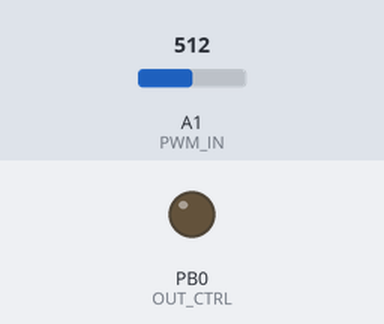
Bench run of a sketch on a simulated ATtiny85, built with avr-gcc and run on an emulated ATtiny85. Parts: output pins drawn as LEDs (lit = HIGH). Inputs (shaded band) come from the test bench; at power-on: A1 (PWM_IN) = 512. Sleep ends after the set time or at an interrupt.

Above: at 1.2 s.
1.3 s: A1 (PWM_IN) set to 710
2.8 s: A1 (PWM_IN) set to 740
At 3.4 s:
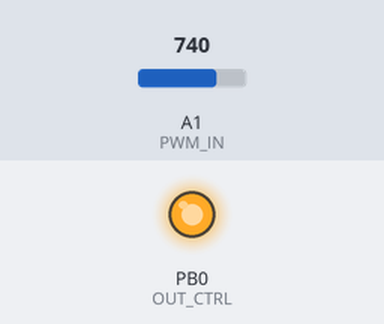
4.3 s: A1 (PWM_IN) set to 696
5.8 s: A1 (PWM_IN) set to 676
At 6.5 s:
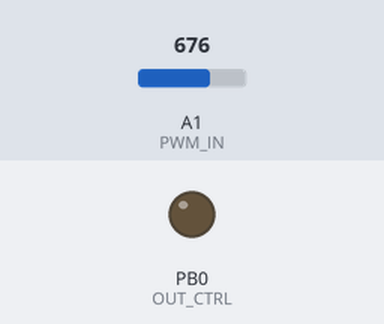
7.6 s: A1 (PWM_IN) set to 900
At 8.4 s:
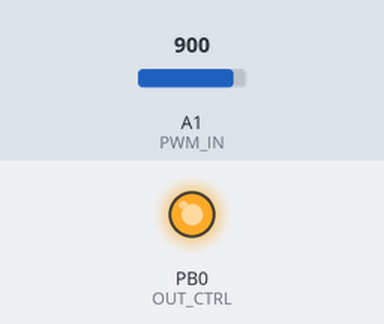
Timing chart, 0 to 10.1 s (numbered marks = the images above; inputs shaded):
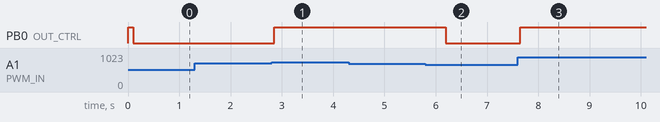

Measured:
- the behaviour switches between 724 and 725 on A1 (PWM_IN) (found by bisection; images 0 and 1)
- the behaviour switches between 685 and 684 on A1 (PWM_IN) (found by bisection; images 1 and 2)
- after the input at 1.3 s, every drawn part: stays the same
- after the input at 2.8 s, PB0 (OUT_CTRL): LOW → HIGH after 0.05 s
- after the input at 4.3 s, every drawn part: stays the same
- after the input at 5.8 s, PB0 (OUT_CTRL): HIGH → LOW after 0.40 s
- after the input at 7.6 s, PB0 (OUT_CTRL): LOW → HIGH after 0.05 s

The sketch:

PWM_V1_5_1.ino
```cpp
/*
 * ============================================================================
 * CIRCUIT PWM µC V1.5.1 - ATtiny85
 * ============================================================================
 *
 * Description:
 *   Conditionneur PWM automobile 108Hz pour jauge Innovate Motorsports
 *   Convertit signal PWM 0-12V en sortie binaire 0V/12V avec hystérésis
 *
 * Hardware:
 *   - MCU: ATtiny85-20SU (SOIC-8, 8MHz interne)
 *   - Alim: Régulateur 5V depuis 12V batterie
 *   - Input: Filtrage RC double étage (-76dB) + diviseur 50% + ADC
 *   - Output: Driver BS170 → P-MOSFET FQP27P06 haut-côté
 *   - Protection: TVS, PTC, ferrite EMI, clamps ESD
 *
 * Pins ATtiny85:
 *   - Pin 7 (PB2/ADC1): Lecture PWM filtré
 *   - Pin 5 (PB0): Commande gate BS170
 *   - Pin 8 (Vcc): +5V régulé
 *   - Pin 4 (GND): Masse
 *
 * Logique P-MOSFET:
 *   - OUT_CTRL HIGH → BS170 OFF → FQP27P06 gate pull-up → Vgs=0V → OFF
 *   - OUT_CTRL LOW  → BS170 ON  → FQP27P06 gate GND   → Vgs=-12V → ON
 *
 * Config Arduino IDE:
 *   - Board: ATtiny25/45/85 (ATTinyCore)
 *   - Clock: 8 MHz Internal
 *   - BOD: Disabled
 *   - Programmer: USBasp
 *
 * ============================================================================
 */

// ============================================================================
// FIRMWARE VERSION & BUILD INFO
// ============================================================================

#define FW_VERSION      "1.5.1"
#define FW_DATE         "2025-11-13"
#define FW_TIME         "21:11"
#define FW_AUTHOR       "mmmprod"
#define HW_REVISION     "V1.5"

// Changelog V1.5.1 (2025-11-13):
//   - ✅ Latence optimisée: 10 samples actif (55ms) vs 12 (65ms)
//   - ✅ Veille optimisée: 2 samples (10ms) vs 3 (15ms)
//   - ✅ readFilteredADC: évite delay après dernier sample
//   - ✅ Ajout métadonnées version pour traçabilité firmware
//   - ✅ Total latence pire cas: 65ms (vs 80ms en V1.5.0)

// ============================================================================
// INCLUDES
// ============================================================================

#include <avr/sleep.h>
#include <avr/wdt.h>

// ============================================================================
// CONFIGURATION PINS
// ============================================================================

#define PWM_IN      A1  // Pin 7 ATtiny85 (PB2/ADC1)
#define OUT_CTRL    0   // Pin 5 ATtiny85 (PB0)

// ============================================================================
// SEUILS ADC (10-bit, Vref 5V, diviseur 50%)
// ============================================================================

#define SEUIL_BAS   291   // 2,84V PWM
#define SEUIL_HAUT  704   // 6,88V PWM
#define HYSTERESIS  20    // 200mV hystérésis

// Seuils avec hystérésis
#define SEUIL_BAS_ON   (SEUIL_BAS + HYSTERESIS)   // 311 (montée ON)
#define SEUIL_BAS_OFF  (SEUIL_BAS - HYSTERESIS)   // 271 (descente OFF)
#define SEUIL_HAUT_ON  (SEUIL_HAUT - HYSTERESIS)  // 684 (montée ON)
#define SEUIL_HAUT_OFF (SEUIL_HAUT + HYSTERESIS)  // 724 (descente OFF)

// Fenêtre activation: [311, 684]
// Fenêtre désactivation: <271 OU >724

// ============================================================================
// PARAMÈTRES MOYENNAGE
// ============================================================================

#define NB_SAMPLES_ACTIF  10  // Moyennage mode actif (55ms @ 5ms/sample)
#define NB_SAMPLES_VEILLE 2   // Détection rapide mode veille (10ms)
#define DELAY_SAMPLE      5   // Délai entre samples ADC (ms)

// ============================================================================
// VARIABLES GLOBALES
// ============================================================================

bool outputState = false;  // État sortie: false=OFF, true=ON

// ============================================================================
// ISR WATCHDOG
// ============================================================================

ISR(WDT_vect) {
  // ISR vide: réveil uniquement, pas de reset
}

// ============================================================================
// LECTURE ADC FILTRÉE
// ============================================================================

uint16_t readFilteredADC(uint8_t samples) {
  uint32_t sum = 0;

  for (uint8_t i = 0; i < samples; i++) {
    sum += analogRead(PWM_IN);
    if (i < samples - 1) delay(DELAY_SAMPLE);  // Évite delay après dernier
  }

  return sum / samples;
}

// ============================================================================
// SLEEP MODE
// ============================================================================

void enterSleepMode() {
  set_sleep_mode(SLEEP_MODE_PWR_DOWN);
  sleep_enable();
  sleep_cpu();  // Réveil automatique par watchdog 500ms
  sleep_disable();
}

// ============================================================================
// SETUP
// ============================================================================

void setup() {
  // ---------------------------------------------------------------------------
  // Firmware Info (commentaire pour référence)
  // ---------------------------------------------------------------------------
  // Version: 1.5.1
  // Date: 2025-11-13 21:11
  // Author: mmmprod
  // Hardware: V1.5

  // ---------------------------------------------------------------------------
  // Configuration sortie P-MOSFET
  // ---------------------------------------------------------------------------
  pinMode(OUT_CTRL, OUTPUT);
  digitalWrite(OUT_CTRL, HIGH);  // BS170 OFF → FQP27P06 OFF au boot

  // ---------------------------------------------------------------------------
  // Configuration ADC
  // ---------------------------------------------------------------------------
  analogReference(DEFAULT);      // Vref interne 5V
  DIDR0 = (1 << ADC1D);          // Disable digital input ADC1 (économie 10µA)

  // ---------------------------------------------------------------------------
  // Configuration Watchdog 500ms (interrupt-only)
  // ---------------------------------------------------------------------------
  cli();                          // Désactive interruptions
  MCUSR &= ~(1 << WDRF);          // Clear watchdog reset flag
  WDTCR = (1 << WDCE) | (1 << WDE);  // Mode config
  WDTCR = (1 << WDIE) | (1 << WDP2) | (1 << WDP0);  // 0.5s, interrupt-only
  sei();                          // Réactive interruptions

  // ---------------------------------------------------------------------------
  // Stabilisation
  // ---------------------------------------------------------------------------
  delay(50);
}

// ============================================================================
// LOOP
// ============================================================================

void loop() {
  uint16_t adc;

  // ---------------------------------------------------------------------------
  // Lecture initiale rapide
  // ---------------------------------------------------------------------------
  adc = readFilteredADC(NB_SAMPLES_VEILLE);

  // ---------------------------------------------------------------------------
  // Machine à états avec hystérésis
  // ---------------------------------------------------------------------------

  if (!outputState) {
    // -------------------------------------------------------------------------
    // ÉTAT OFF: Cherche fenêtre d'activation [311, 684]
    // -------------------------------------------------------------------------
    if (adc >= SEUIL_BAS_ON && adc <= SEUIL_HAUT_ON) {
      // Confirmation avec moyennage complet
      adc = readFilteredADC(NB_SAMPLES_ACTIF);

      if (adc >= SEUIL_BAS_ON && adc <= SEUIL_HAUT_ON) {
        outputState = true;
        digitalWrite(OUT_CTRL, LOW);  // BS170 ON → FQP27P06 ON
      }
    } else {
      // Hors fenêtre: sleep 500ms pour économie
      enterSleepMode();
    }

  } else {
    // -------------------------------------------------------------------------
    // ÉTAT ON: Cherche sortie fenêtre <271 OU >724
    // -------------------------------------------------------------------------
    if (adc < SEUIL_BAS_OFF || adc > SEUIL_HAUT_OFF) {
      // Confirmation avec moyennage complet
      adc = readFilteredADC(NB_SAMPLES_ACTIF);

      if (adc < SEUIL_BAS_OFF || adc > SEUIL_HAUT_OFF) {
        outputState = false;
        digitalWrite(OUT_CTRL, HIGH);  // BS170 OFF → FQP27P06 OFF
      }
    }

    // Mode actif: polling régulier
    delay(DELAY_SAMPLE);
  }
}

// ============================================================================
// FIN DU CODE
// ============================================================================
// Firmware: v1.5.1
// Build: 2025-11-13 21:11 UTC
// Author: mmmprod
// Hardware: Circuit PWM µC V1.5
//
// Performances:
//   - Latence détection: 65ms (pire cas)
//   - Conso repos: <0.5mA (sleep mode)
//   - Ripple ADC: <10mVpp
//   - Hystérésis: 200mV
//   - Fenêtre activation: 2.84V - 6.88V PWM
//
// Tests requis avant production:
//   1. Boot avec PWM=5V (doit rester OFF)
//   2. Zone hystérésis 6.7V (doit gérer correctement)
//   3. Transition rapide 3V→8V (pas de faux déclenchement)
//   4. Conso sleep <0.5mA
//   5. Cold-crank 6V (stabilité 5V MCU)
//   6. Load-dump 18V (TVS clamp <20V)
// ============================================================================
```
